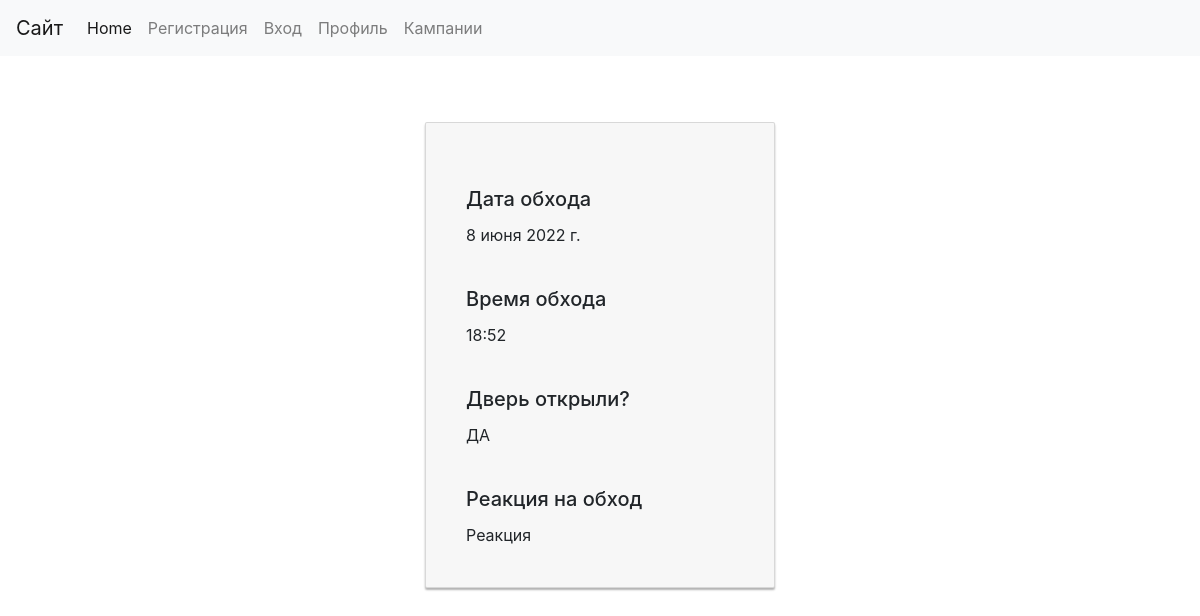
The page /showpoll/1 on the database its author committed.
### usermanag/models.py (models this page shows, shortened)
class Poll(models.Model):
    id_poll = models.AutoField(primary_key=True)
    door_open = models.BooleanField (verbose_name='Открыли дверь')
    date = models.DateField(verbose_name='Дата обхода')
    time = models.TimeField(verbose_name='Время обхода')
    reaction = models.CharField(max_length=400, verbose_name='Реакция')
    class Meta:
        verbose_name = 'Обход'
        verbose_name_plural = 'Обходы'

### camp/views.py (the view)
# urls.py: path('showpoll/<int:id_poll>', views.showpoll, name='showpoll'),
def showpoll(request, id_poll):
    poll_data = Poll.objects.get(id_poll=id_poll)
    return render(request, "showpoll.html", {"poll_data" : poll_data} )

### camp/templates/showpoll.html (shortened to what this page needs)
{% extends "base.html" %}
{% load static %}
{% block content%}
<br>
<br>
<br>
<div class="container">
    <div class="card card-container">
        <br><h5 class="card-title">Дата обхода</h5>
        <p class="card-text">{{poll_data.date}}</p>
        <br><h5 class="card-title">Время обхода</h5>
        <p class="card-text">{{poll_data.time}}</p>
        <br><h5 class="card-title">Дверь открыли?</h5>
        {% if poll_data.door_open %}
        <p class="card-text">ДА</p>
        {% else %}
        <p class="card-text">НЕТ</p>
        {% endif %}
        <br><h5 class="card-title">Реакция на обход</h5>
        <p class="card-text">{{poll_data.reaction}}</p>
    </div>
</div>
{% endblock %}

### rows shown on the page
Poll: date "8 июня 2022 г.", time "18:52", reaction "Реакция"
